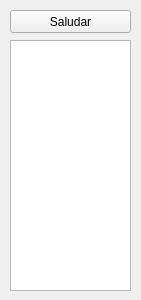
<?xml version="1.0" encoding="UTF-8"?>
<ui version="4.0">
 <class>MainWindow</class>
 <widget class="QMainWindow" name="MainWindow">
  <property name="geometry">
   <rect>
    <x>0</x>
    <y>0</y>
    <width>141</width>
    <height>300</height>
   </rect>
  </property>
  <property name="windowTitle">
   <string>MainWindow</string>
  </property>
  <widget class="QWidget" name="centralWidget">
   <widget class="QPushButton" name="btnSaludar">
    <property name="geometry">
     <rect>
      <x>10</x>
      <y>10</y>
      <width>121</width>
      <height>23</height>
     </rect>
    </property>
    <property name="text">
     <string>Saludar</string>
    </property>
   </widget>
   <widget class="QListWidget" name="lista">
    <property name="geometry">
     <rect>
      <x>10</x>
      <y>40</y>
      <width>121</width>
      <height>251</height>
     </rect>
    </property>
   </widget>
  </widget>
 </widget>
 <layoutdefault spacing="6" margin="11"/>
 <resources/>
 <connections/>
</ui>
